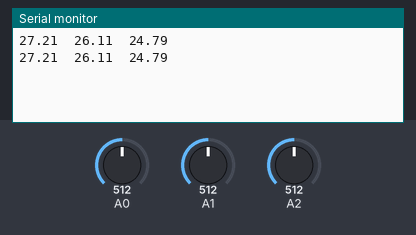
A sketch run on a simulated Arduino Uno, built with avr-gcc and run on an emulated ATmega328P. Shown: the last lines printed to the serial monitor. The test bench sets the inputs (shaded band); at power-on: A0 = 512, A1 = 512, A2 = 512.

Above: at 1.8 s.
1.9 s: A0 set to 716
At 2.4 s:
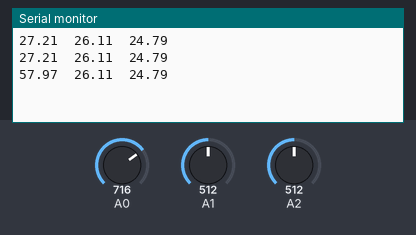
3.4 s: A1 set to 716
At 4.7 s:
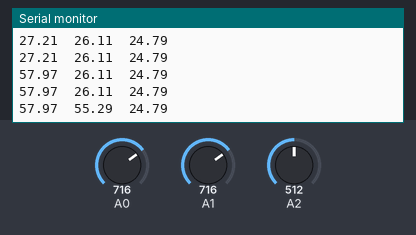
4.9 s: A2 set to 716
At 5.8 s:
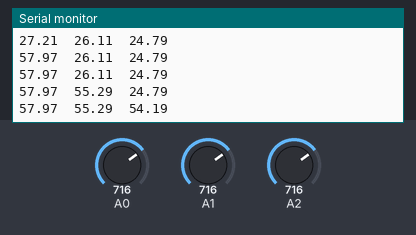
6.4 s: A0 set to 900
At 7.7 s:
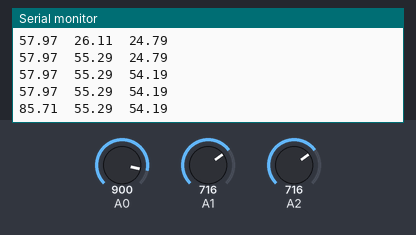
7.9 s: A1 set to 900
At 8.5 s:
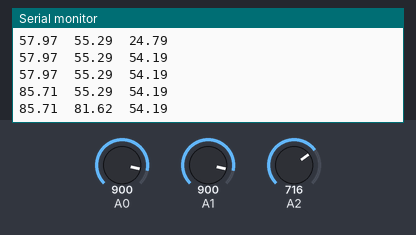
9.4 s: A2 set to 900
At 10.8 s:
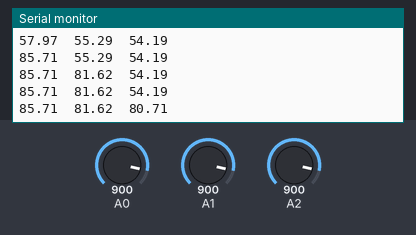
Timing chart, 0 to 11.9 s (numbered marks = the images above; inputs shaded):
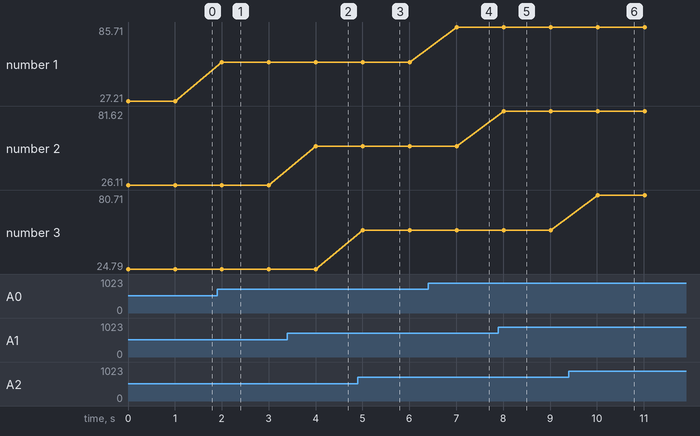

The sketch:

04-accelometer.ino
```cpp
int x=0; // Benennung von x als Variable für den Sensorwert der x-Achse
int y=0; // Benennung von y als Variable für den Sensorwert der y-Achse
int z=0; // Benennung von z als Variable für den Sensorwert der z-Achse

void setup()
{
Serial.begin (115200); // Start der seriellen Verbindung für den serial monitor.
}

void loop()
{
x=analogRead(A0); // Auslesen des Sensorwertes der x-Achse
y=analogRead(A1); // Auslesen des Sensorwertes der y-Achse
z=analogRead(A2); // Auslesen des Sensorwertes der z-Achse

//Serial.print (x); // Ausgabe des Sensorwertes der x-Achse an den serial monitor
//Serial.print ("    "); // Ausgabe von vier Leerzeichen
//Serial.print (y); // Ausgabe des Sensorwertes der y-Achse an den serial monitor
//Serial.print ("    "); // Ausgabe von vier Leerzeichen
//Serial.println (z); // Ausgabe des Sensorwertes der z-Achse an den serial monitor und Zeilenumsprung durch den Befehl "Serial.println"

float zero_G = 512.0; //ADC is 0~1023  the zero g output equal to Vs/2
                      //ADXL335 power supply by Vs 3.3V
float scale = 102.3;  //ADXL335330 Sensitivity is 330mv/g
                       //330 * 1024/3.3/1000

Serial.print(((float)x - 331.5)/65*9.8);    // print x value on serial monitor
Serial.print("\t");
Serial.print(((float)y - 329.5)/68.5*9.8);  // print y value on serial monitor
Serial.print("\t");
Serial.print(((float)z - 340)/68*9.8);      // print z value on serial monitor
Serial.print("\n");

delay(1000); // Wartezeit zwischen den einzelnen Ausgaben der Sensorwerte
}
```

Measured:
- after the input at 1.9 s, the serial monitor: prints a new line after 0.10 s (image 1)
- after the input at 3.4 s, the serial monitor: prints a new line after 0.61 s (image 2)
- after the input at 4.9 s, the serial monitor: prints a new line after 0.11 s (image 3)
- after the input at 6.4 s, the serial monitor: prints a new line after 0.61 s (image 4)
- after the input at 7.9 s, the serial monitor: prints a new line after 0.11 s (image 5)
- after the input at 9.4 s, the serial monitor: prints a new line after 0.62 s (image 6)
- plotted number 1: 27.21 → 57.97 after the input at 1.9 s, 57.97 → 85.71 after the input at 6.4 s
- plotted number 2: 26.11 → 55.29 after the input at 3.4 s, 55.29 → 81.62 after the input at 7.9 s
